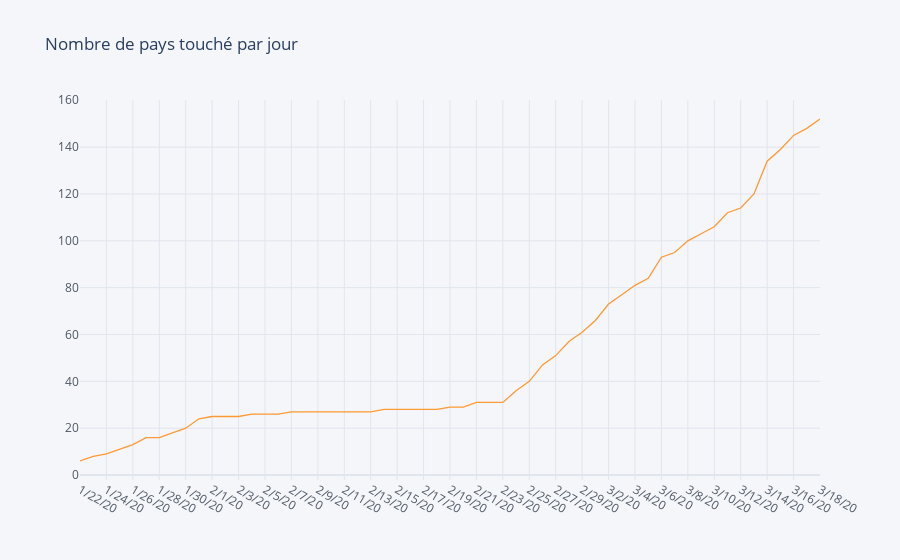

Notebook code cell kept with this figure:
### Code cell
(byCountryConfimed 
    >> df.arrange(df.desc(X["1/22/20"])) 
        | __.apply( lambda a:(a>0).sum()) 
        | __.iplot(asFigure=True)
        | __.update_layout(title="Nombre de pays touché par jour")
        )

### Figure 1 — Plotly figure (JSON) as saved in the notebook; plotly's stock layout.template omitted (floating-point values rounded to 4 significant figures)
{"data": [{"line": {"color": "rgba(255, 153, 51, 1.0)", "dash": "solid", "shape": "linear", "width": 1.3}, "mode": "lines", "name": "None", "text": "", "type": "scatter", "x": ["1/22/20", "1/23/20", "1/24/20", "1/25/20", "1/26/20", "1/27/20", "1/28/20", "1/29/20", "1/30/20", "1/31/20", "2/1/20", "2/2/20", "2/3/20", "2/4/20", "2/5/20", "2/6/20", "2/7/20", "2/8/20", "2/9/20", "2/10/20", "2/11/20", "2/12/20", "2/13/20", "2/14/20", "2/15/20", "2/16/20", "2/17/20", "2/18/20", "2/19/20", "2/20/20", "2/21/20", "2/22/20", "2/23/20", "2/24/20", "2/25/20", "2/26/20", "2/27/20", "2/28/20", "2/29/20", "3/1/20", "3/2/20", "3/3/20", "3/4/20", "3/5/20", "3/6/20", "3/7/20", "3/8/20", "3/9/20", "3/10/20", "3/11/20", "3/12/20", "3/13/20", "3/14/20", "3/15/20", "3/16/20", "3/17/20", "3/18/20"], "y": [6, 8, 9, 11, 13, 16, 16, 18, 20, 24, 25, 25, 25, 26, 26, 26, 27, 27, 27, 27, 27, 27, 27, 28, 28, 28, 28, 28, 29, 29, 31, 31, 31, 36, 40, 47, 51, 57, 61, 66, 73, 77, 81, 84, 93, 95, 100, 103, 106, 112, 114, 120, 134, 139, 145, 148, 152]}], "layout": {"legend": {"bgcolor": "#F5F6F9", "font": {"color": "#4D5663"}}, "paper_bgcolor": "#F5F6F9", "plot_bgcolor": "#F5F6F9", "title": {"text": "Nombre de pays touché par jour"}, "xaxis": {"gridcolor": "#E1E5ED", "showgrid": true, "tickfont": {"color": "#4D5663"}, "title": {"font": {"color": "#4D5663"}, "text": ""}, "zerolinecolor": "#E1E5ED"}, "yaxis": {"gridcolor": "#E1E5ED", "showgrid": true, "tickfont": {"color": "#4D5663"}, "title": {"font": {"color": "#4D5663"}, "text": ""}, "zerolinecolor": "#E1E5ED"}}}
